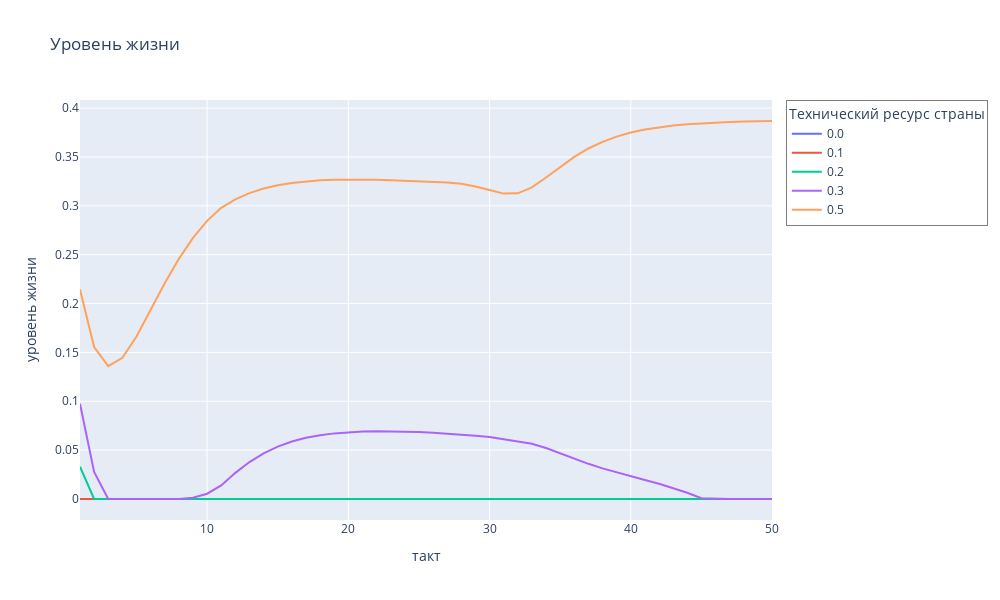

Here is the notebook cell this chart was saved with:
### Code cell
df5_ls = pd.read_csv('experiment_1_li.txt', names=['livst', 'country', 'i', 'inst'])
fig = px.line(df5_ls, x='i', y='livst', color='country', title='Уровень жизни')
fig.update_layout(
    width=1000, 
    height=600,
    xaxis_title='такт',  
    yaxis_title='уровень жизни', 
    showlegend=True,  
    legend_title='Технический ресурс страны',  
    legend=dict(
        bgcolor='rgba(255, 255, 255, 0.5)',  
        bordercolor='rgba(0, 0, 0, 0.5)',  
        borderwidth=1)
)
fig.show()
fig.write_image("livst5.png")

### Figure 1 — Plotly figure (JSON) as saved in the notebook; plotly's stock layout.template omitted (floating-point values rounded to 4 significant figures)
{"data": [{"hovertemplate": "country=0.0<br>i=%{x}<br>livst=%{y}<extra></extra>", "legendgroup": "0.0", "line": {"color": "#636efa", "dash": "solid"}, "marker": {"symbol": "circle"}, "mode": "lines", "name": "0.0", "orientation": "v", "showlegend": true, "type": "scatter", "x": [1, 2, 3, 4, 5, 6, 7, 8, 9, 10, 11, 12, 13, 14, 15, 16, 17, 18, 19, 20, 21, 22, 23, 24, 25, 26, 27, 28, 29, 30, 31, 32, 33, 34, 35, 36, 37, 38, 39, 40, 41, 42, 43, 44, 45, 46, 47, 48, 49, 50], "xaxis": "x", "y": [0, 0, 0, 0, 0, 0, 0, 0, 0, 0, 0, 0, 0, 0, 0, 0, 0, 0, 0, 0, 0, 0, 0, 0, 0, 0, 0, 0, 0, 0, 0, 0, 0, 0, 0, 0, 0, 0, 0, 0, 0, 0, 0, 0, 0, 0, 0, 0, 0, 0], "yaxis": "y"}, {"hovertemplate": "country=0.1<br>i=%{x}<br>livst=%{y}<extra></extra>", "legendgroup": "0.1", "line": {"color": "#EF553B", "dash": "solid"}, "marker": {"symbol": "circle"}, "mode": "lines", "name": "0.1", "orientation": "v", "showlegend": true, "type": "scatter", "x": [1, 2, 3, 4, 5, 6, 7, 8, 9, 10, 11, 12, 13, 14, 15, 16, 17, 18, 19, 20, 21, 22, 23, 24, 25, 26, 27, 28, 29, 30, 31, 32, 33, 34, 35, 36, 37, 38, 39, 40, 41, 42, 43, 44, 45, 46, 47, 48, 49, 50], "xaxis": "x", "y": [0, 0, 0, 0, 0, 0, 0, 0, 0, 0, 0, 0, 0, 0, 0, 0, 0, 0, 0, 0, 0, 0, 0, 0, 0, 0, 0, 0, 0, 0, 0, 0, 0, 0, 0, 0, 0, 0, 0, 0, 0, 0, 0, 0, 0, 0, 0, 0, 0, 0], "yaxis": "y"}, {"hovertemplate": "country=0.2<br>i=%{x}<br>livst=%{y}<extra></extra>", "legendgroup": "0.2", "line": {"color": "#00cc96", "dash": "solid"}, "marker": {"symbol": "circle"}, "mode": "lines", "name": "0.2", "orientation": "v", "showlegend": true, "type": "scatter", "x": [1, 2, 3, 4, 5, 6, 7, 8, 9, 10, 11, 12, 13, 14, 15, 16, 17, 18, 19, 20, 21, 22, 23, 24, 25, 26, 27, 28, 29, 30, 31, 32, 33, 34, 35, 36, 37, 38, 39, 40, 41, 42, 43, 44, 45, 46, 47, 48, 49, 50], "xaxis": "x", "y": [0.03302, 0, 0, 0, 0, 0, 0, 0, 0, 0, 0, 0, 0, 0, 0, 0, 0, 0, 0, 0, 0, 0, 0, 0, 0, 0, 0, 0, 0, 0, 0, 0, 0, 0, 0, 0, 0, 0, 0, 0, 0, 0, 0, 0, 0, 0, 0, 0, 0, 0], "yaxis": "y"}, {"hovertemplate": "country=0.3<br>i=%{x}<br>livst=%{y}<extra></extra>", "legendgroup": "0.3", "line": {"color": "#ab63fa", "dash": "solid"}, "marker": {"symbol": "circle"}, "mode": "lines", "name": "0.3", "orientation": "v", "showlegend": true, "type": "scatter", "x": [1, 2, 3, 4, 5, 6, 7, 8, 9, 10, 11, 12, 13, 14, 15, 16, 17, 18, 19, 20, 21, 22, 23, 24, 25, 26, 27, 28, 29, 30, 31, 32, 33, 34, 35, 36, 37, 38, 39, 40, 41, 42, 43, 44, 45, 46, 47, 48, 49, 50], "xaxis": "x", "y": [0.0974, 0.02769, 0, 0, 0, 0, 0, 0, 0.001237, 0.00539, 0.01387, 0.02675, 0.03779, 0.04672, 0.05364, 0.05883, 0.06261, 0.0653, 0.06715, 0.06836, 0.06906, 0.06936, 0.06935, 0.06907, 0.06857, 0.06787, 0.067, 0.06597, 0.06479, 0.06346, 0.0612, 0.05879, 0.05658, 0.05215, 0.04674, 0.0412, 0.036, 0.03134, 0.02715, 0.02329, 0.01951, 0.01559, 0.01131, 0.006451, 0.000771, 0, 0, 0, 0, 0], "yaxis": "y"}, {"hovertemplate": "country=0.5<br>i=%{x}<br>livst=%{y}<extra></extra>", "legendgroup": "0.5", "line": {"color": "#FFA15A", "dash": "solid"}, "marker": {"symbol": "circle"}, "mode": "lines", "name": "0.5", "orientation": "v", "showlegend": true, "type": "scatter", "x": [1, 2, 3, 4, 5, 6, 7, 8, 9, 10, 11, 12, 13, 14, 15, 16, 17, 18, 19, 20, 21, 22, 23, 24, 25, 26, 27, 28, 29, 30, 31, 32, 33, 34, 35, 36, 37, 38, 39, 40, 41, 42, 43, 44, 45, 46, 47, 48, 49, 50], "xaxis": "x", "y": [0.2144, 0.1555, 0.136, 0.1445, 0.1662, 0.1934, 0.2208, 0.2458, 0.2671, 0.2847, 0.2979, 0.3066, 0.313, 0.3177, 0.3211, 0.3235, 0.3251, 0.3261, 0.3267, 0.3269, 0.3269, 0.3266, 0.3262, 0.3257, 0.3251, 0.3245, 0.3238, 0.3225, 0.3199, 0.3161, 0.3125, 0.3128, 0.3189, 0.329, 0.34, 0.3501, 0.3587, 0.3655, 0.3709, 0.375, 0.3781, 0.3804, 0.3822, 0.3835, 0.3845, 0.3853, 0.3858, 0.3863, 0.3866, 0.3868], "yaxis": "y"}], "layout": {"height": 600, "legend": {"bgcolor": "rgba(255, 255, 255, 0.5)", "bordercolor": "rgba(0, 0, 0, 0.5)", "borderwidth": 1, "title": {"text": "Технический ресурс страны"}, "tracegroupgap": 0}, "showlegend": true, "title": {"text": "Уровень жизни"}, "width": 1000, "xaxis": {"anchor": "y", "domain": [0, 1], "title": {"text": "такт"}}, "yaxis": {"anchor": "x", "domain": [0, 1], "title": {"text": "уровень жизни"}}}}
